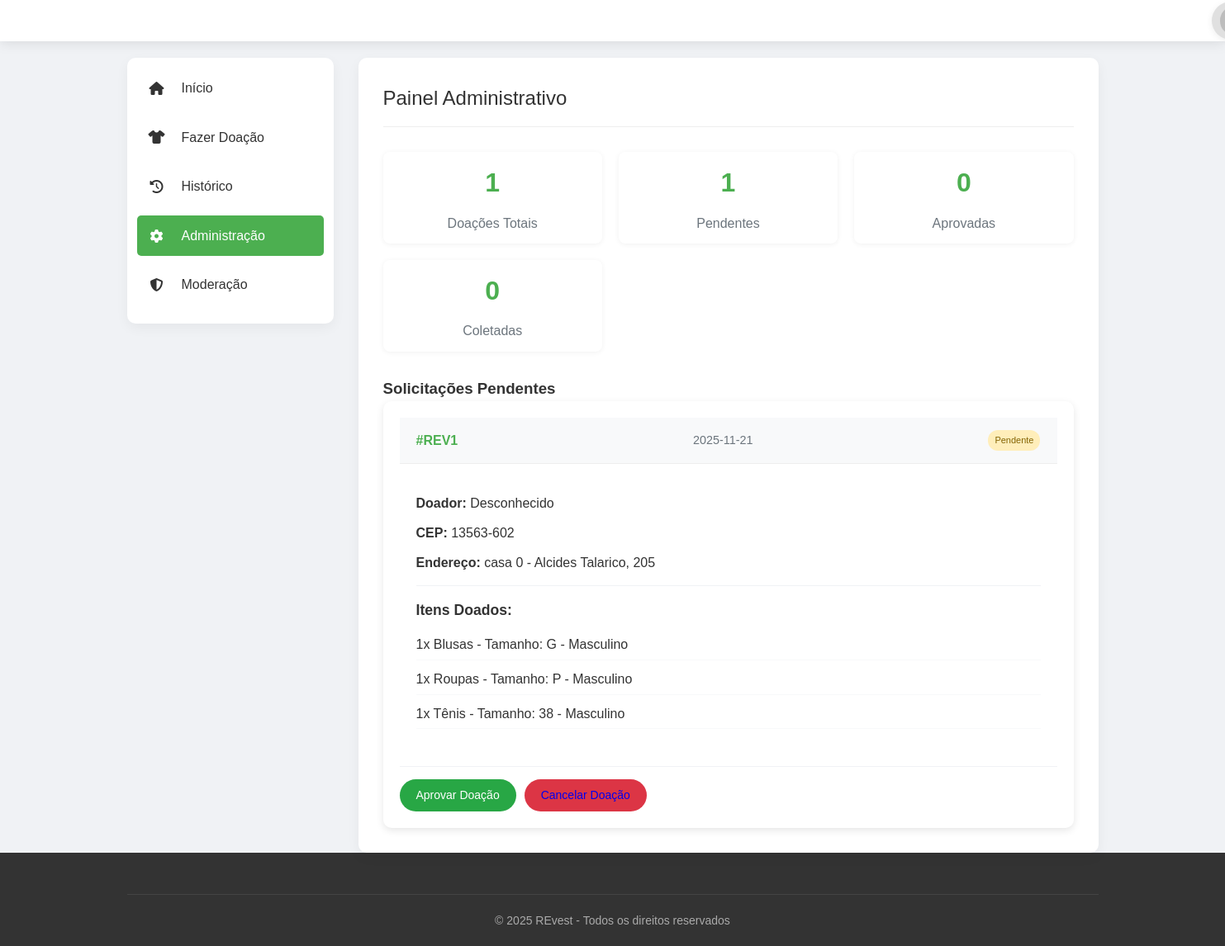
Before: /admin (signed in) with the older database file.
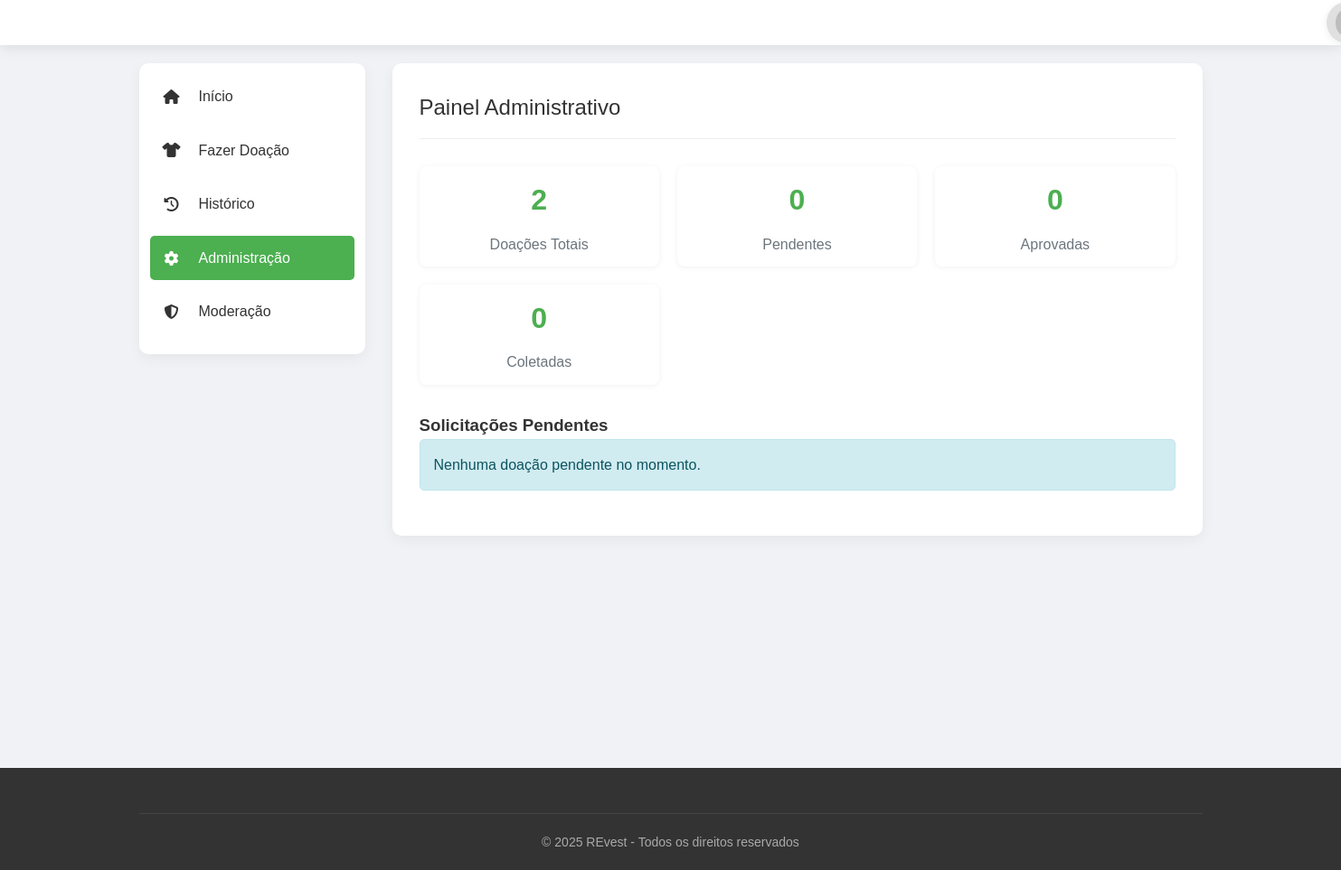
After: the same page with the newer database file.
### database.py (models this page shows, shortened)
class Doacao(db.Model):
    __tablename__ = 'doacao'
    ID_Doacao = db.Column(db.Integer, primary_key=True, autoincrement=True)
    ID_Doador = db.Column(db.Integer, db.ForeignKey('doador.ID_Doador'), nullable=False)
    Endereco_Id = db.Column(db.Integer, db.ForeignKey('endereco.ID_Endereco'), nullable=True)
    Data_Coleta = db.Column(db.Date, nullable=False)
    Data_Criacao = db.Column(db.DateTime, default=datetime.utcnow)
    Status = db.Column(db.String(50), default='pendente')  # pendente, aprovada, coletada, cancelada
    Observacoes = db.Column(db.Text, nullable=True)
    itens = db.relationship('DoacaoItem', backref='doacao', lazy=True, cascade='all, delete-orphan')
    recebimentos = db.relationship('Recebe', backref='doacao', lazy=True)

class Endereco(db.Model):
    __tablename__ = 'endereco'
    ID_Endereco = db.Column(db.Integer, primary_key=True, autoincrement=True)
    ID_Doador = db.Column(db.Integer, db.ForeignKey('doador.ID_Doador'), nullable=False)
    Tipo = db.Column(db.String(50), nullable=False)  # Residencial, Comercial, etc
    Rua = db.Column(db.String(150), nullable=False)
    Numero = db.Column(db.String(10), nullable=False)
    CEP = db.Column(db.String(10), nullable=False)
    Bairro = db.Column(db.String(100), nullable=False)
    Cidade = db.Column(db.String(100), nullable=False)
    Estado = db.Column(db.String(2), nullable=False)
    Complemento = db.Column(db.String(255), nullable=True)
    is_default = db.Column(db.Boolean, default=False)
    doador = db.relationship('Doador', backref='enderecos')
    doacoes = db.relationship('Doacao', backref='endereco', lazy=True)

class DoacaoItem(db.Model):
    __tablename__ = 'doacao_item'
    ID_Item = db.Column(db.Integer, primary_key=True, autoincrement=True)
    ID_Doacao = db.Column(db.Integer, db.ForeignKey('doacao.ID_Doacao'), nullable=False)
    Tipo = db.Column(db.String(100), nullable=False)  # roupas, calças, blusas, etc
    Tamanho = db.Column(db.String(20), nullable=True)  # P, M, G, GG, etc
    Categoria = db.Column(db.String(100), nullable=True)  # infantil, adulto, etc
    Descricao = db.Column(db.Text, nullable=True)
    Quantidade = db.Column(db.Integer, default=1)
    Data_Criacao = db.Column(db.DateTime, default=datetime.utcnow)

### app.py (the view)
@app.route('/admin')
def admin():
    print(f"DEBUG: session['user'] = {session.get('user')}, session['role'] = {session.get('role')}")
    if 'user' not in session or session.get('role') != 'admin':
        print("DEBUG: Redirecionando para home por falta de autenticação ou role incorreta.")
        return redirect(url_for('home'))
    try:
        total = Doacao.query.count()
        pendentes = Doacao.query.filter_by(Status='pendente').count()
        aprovadas = Doacao.query.filter_by(Status='aprovada').count()
        coletadas = Doacao.query.filter_by(Status='coletada').count()
        pending_raw = Doacao.query.filter_by(Status='pendente').all()
        donations = []
        for d in pending_raw:
            doador = Doador.query.get(d.ID_Doador)
            address = Endereco.query.get(d.Endereco_Id)
            itens = d.itens if hasattr(d, 'itens') else []
            donations.append({
                'id': d.ID_Doacao,
                'name': doador.Nome if doador else 'Desconhecido',
                'cep': address.CEP if address else '',
                'endereco': f"{address.Tipo} - {address.Rua}, {address.Numero}" if address else 'Endereço não disponível',
                'itens': itens,
                'status': d.Status,
                'data': d.Data_Coleta.strftime('%Y-%m-%d') if d.Data_Coleta else '',
            })
        return render_template('admin.html', total=total, pendentes=pendentes, aprovadas=aprovadas, coletadas=coletadas, donations=donations)
    except Exception as e:
        print(f"Erro ao carregar painel admin: {e}")
        return redirect(url_for('home'))

### app.py (called while the page is built)
@app.before_request
def block_muted_users_on_post():
    try:
        if request.method == 'POST' and 'user_id' in session:
            uid = session.get('user_id')
            user = Doador.query.get(uid)
            if user and getattr(user, 'is_muted', False) and session.get('role') != 'admin':
                return render_template('error.html', message='Você está silenciado e não pode realizar essa ação')
    except Exception:
        pass

@app.after_request
def add_security_headers(response):
    response.headers["Cache-Control"] = "no-store, no-cache, must-revalidate, private"
    response.headers["Pragma"] = "no-cache"
    response.headers["Expires"] = "0"
    return response

### templates/admin.html
{% extends "base_dashboard.html" %}
{% block page_css %}
<link rel="stylesheet" href="{{ url_for('static', filename='css/admin.css') }}">
<link rel="stylesheet" href="{{ url_for('static', filename='css/desktop_overrides.css') }}">
<link rel="stylesheet" href="{{ url_for('static', filename='css/mobile_admin_header.css') }}">
{% endblock %}
{% block content %}
<section class="dashboard">
    <div class="container">
        <div class="dashboard-grid">
            <div class="sidebar">
                <ul class="sidebar-menu">
                    <li><a href="/dashboard"><i class="fas fa-home"></i> Início</a></li>
                    <li><a href="/doacao"><i class="fas fa-tshirt"></i> Fazer Doação</a></li>
                    <li><a href="/historico"><i class="fas fa-history"></i> Histórico</a></li>
                    <li><a href="/admin" class="active"><i class="fas fa-cog"></i> Administração</a></li>
                    <li><a href="/moderacao"><i class="fas fa-shield-alt"></i> Moderação</a></li>
                </ul>
            </div>
            <div class="main-content">
                <div class="content-header">
                    <h2 class="content-title">Painel Administrativo</h2>
                </div>
                <div class="admin-stats">
                    <div class="stat-card">
                        <div class="stat-number">{{ total }}</div>
                        <div class="stat-title">Doações Totais</div>
                    </div>
                    <div class="stat-card">
                        <div class="stat-number">{{ pendentes }}</div>
                        <div class="stat-title">Pendentes</div>
                    </div>
                    <div class="stat-card">
                        <div class="stat-number">{{ aprovadas }}</div>
                        <div class="stat-title">Aprovadas</div>
                    </div>
                    <div class="stat-card">
                        <div class="stat-number">{{ coletadas }}</div>
                        <div class="stat-title">Coletadas</div>
                    </div>
                </div>
                <h3>Solicitações Pendentes</h3>
                {% if donations %}
                <div class="donation-list">
                    {% for donation in donations %}
                    <div class="donation-card">
                        <div class="donation-header">
                            <span class="donation-id">#REV{{ donation.id }}</span>
                            <span class="donation-date">{{ donation.data }}</span>
                            <span class="status-badge status-pending">{{ donation.status|capitalize }}</span>
                        </div>
                        <div class="donation-details">
                            <p><strong>Doador:</strong> {{ donation.name }}</p>
                            <p><strong>CEP:</strong> {{ donation.cep }}</p>
                            <p><strong>Endereço:</strong> {{ donation.endereco }}</p>
                            <div class="donation-items">
                                <h4>Itens Doados:</h4>
                                <ul>
                                    {% if donation.itens.items is defined %}
                                        {% for item, quantity in donation.itens.items() %}
                                            {% if quantity|int > 0 %}
                                                <li>{{ quantity }}x {{ item|capitalize }}</li>
                                            {% endif %}
                                        {% endfor %}
                                    {% else %}
                                        {% for it in donation.itens %}
                                            <li>{{ it.Quantidade }}x {{ it.Tipo|capitalize }}{% if it.Tamanho %} - Tamanho: {{ it.Tamanho }}{% endif %}{% if it.Categoria %} - {{ it.Categoria }}{% endif %}</li>
                                        {% endfor %}
                                    {% endif %}
                                </ul>
                            </div>
                        </div>
                        <div class="donation-actions">
                            <a href="{{ url_for('approve_donation', donation_id=donation.id) }}" class="btn btn-success">Aprovar Doação</a>
                            <a href="{{ url_for('cancel_donation', donation_id=donation.id) }}" class="btn btn-danger">Cancelar Doação</a>
                        </div>
                    </div>
                    {% endfor %}
                </div>
                {% else %}
                <div class="alert alert-info">
                    <p>Nenhuma doação pendente no momento.</p>
                </div>
                {% endif %}
            </div>
        </div>
    </div>
</section>
{% endblock %}

### templates/base_dashboard.html (shortened to what this page needs)
<!DOCTYPE html>
<html lang="pt-br">
<head>
    <link rel="stylesheet" href="{{ url_for('static', filename='css/base_dashboard.css') }}">
    <link rel="stylesheet" href="{{ url_for('static', filename='css/base.css') }}">
    {% block page_css %}{% endblock %}
    <link rel="stylesheet" href="{{ url_for('static', filename='css/mobile_dashboard.css') }}">
    <link rel="stylesheet" href="https://cdnjs.cloudflare.com/ajax/libs/font-awesome/6.4.0/css/all.min.css">
</head>
<body>
    <header>
        <div class="container">
            <nav class="navbar">
                <div class="auth-buttons">
                    <div class="account-menu-container">
                      <div class="account-menu-trigger" id="accountMenuTrigger">
                        <span class="account-icon">
                        </span>
                      </div>
                    </div>
                </div>
                </div>
    </header>
    {% block content %}
    {% endblock %}
    <footer>
        <div class="container">
            <div class="footer-bottom">
                <p>© 2025 REvest - Todos os direitos reservados</p>
            </div>
        </div>
    </footer>
</body>
</html>

### static/css/base_dashboard.css (style rules this page uses)
.account-menu-container { position: relative; display: inline-block; }
.account-menu-trigger { display: flex; align-items: center; background: #e0e0e0; border-radius: 30px; padding: 6px 16px 6px 10px; cursor: pointer; gap: 8px; box-shadow: 0 2px 8px rgba(0,0,0,0.07); transition: background 0.2s; }
.account-icon { background: #bdbdbd; border-radius: 50%; padding: 6px; display: flex; align-items: center; justify-content: center; }
.container { width: 100%; max-width: 1200px; margin: 0 auto; padding: 0 15px; }
.navbar { display: flex; justify-content: space-between; align-items: center; padding: 25px 0; position: relative; }
.auth-buttons { position: absolute; right: -260px; top: 50%; transform: translateY(-50%); }
.footer-bottom { text-align: center; padding-top: 20px; border-top: 1px solid #444; color: #aaa; font-size: 14px; }
.auth-buttons { right: 15px; }
.auth-buttons { position: static; transform: none; margin-top: 15px; }

### static/css/base.css (style rules this page uses)
.account-menu-container { position: absolute; top: -3px; right: -25px; z-index: 999; display: inline-block; }
.account-menu-trigger { display: flex; align-items: center; background: #e0e0e0; border-radius: 30px; padding: 6px 16px 6px 10px; cursor: pointer; gap: 8px; box-shadow: 0 2px 8px rgba(0,0,0,0.07); transition: background 0.2s; }
.account-icon { background: #bdbdbd; border-radius: 50%; padding: 6px; display: flex; align-items: center; justify-content: center; }
:root { --primary: #4CAF50; --primary-dark: #388E3C; --secondary: #FF9800; --accent: #2196F3; --dark: #333; --light: #f8f9fa; --gray: #6c757d; --danger: #dc3545; }
* { margin: 0; padding: 0; box-sizing: border-box; }
body { font-family: 'Poppins', sans-serif; background-color: #f0f2f5; color: var(--dark); line-height: 1.6; }
.container { width: 100%; max-width: 1200px; margin: 0 auto; padding: 0 15px; }
header { background-color: white; box-shadow: 0 2px 15px rgba(0,0,0,0.1); position: sticky; top: 0; z-index: 100; }
.navbar { display: flex; justify-content: space-between; align-items: center; padding: 25px 0; position: relative; }
.auth-buttons { position: absolute; right: -260px; top: 50%; transform: translateY(-50%); }
.dashboard { min-height: 100vh; padding-top: 20px; }
.dashboard-grid { display: grid; grid-template-columns: 250px 1fr; gap: 30px; }
.sidebar { background-color: white; border-radius: 10px; padding: 20px; box-shadow: 0 5px 15px rgba(0,0,0,0.05); height: fit-content; }
.sidebar-menu { list-style: none; }
.sidebar-menu li { margin-bottom: 10px; }
.sidebar-menu a { display: block; padding: 12px 15px; text-decoration: none; color: var(--dark); border-radius: 5px; transition: all 0.3s; }
.sidebar-menu a:hover, .sidebar-menu a.active { background-color: var(--primary); color: white; }
.sidebar-menu i { margin-right: 10px; width: 20px; text-align: center; }
.main-content { background-color: white; border-radius: 10px; padding: 30px; box-shadow: 0 5px 15px rgba(0,0,0,0.05); }
.content-header { display: flex; justify-content: space-between; align-items: center; margin-bottom: 30px; padding-bottom: 15px; border-bottom: 1px solid #eee; }
.content-title { font-size: 24px; font-weight: 500; }
.admin-stats { display: grid; grid-template-columns: repeat(auto-fit, minmax(200px, 1fr)); gap: 20px; margin-bottom: 30px; }
.stat-card { background-color: white; border-radius: 8px; padding: 20px; text-align: center; box-shadow: 0 3px 10px rgba(0,0,0,0.08); }
.stat-number { font-size: 32px; font-weight: 700; color: var(--primary); margin-bottom: 10px; }
.stat-title { color: var(--gray); }
footer { background-color: var(--dark); color: white; padding: 50px 0 20px; }
.footer-bottom { text-align: center; padding-top: 20px; border-top: 1px solid #444; color: #aaa; font-size: 14px; }
.alert { padding: 15px; border-radius: 5px; margin-bottom: 20px; }
.alert-info { background-color: #d1ecf1; color: #0c5460; border: 1px solid #bee5eb; }
.auth-buttons { display: flex; align-items: center; justify-content: flex-end; height: 70px; margin-left: auto; }

### static/css/desktop_overrides.css (style rules this page uses)
@media (min-width: 1201px) { header .navbar { padding: 25px 0; } }
@media (min-width: 1201px) { .auth-buttons { position: absolute; right: -260px; top: 50%; transform: translateY(-50%); z-index: 1000; } }
@media (min-width: 1201px) { .account-menu-container { position: absolute; top: -3px; right: -25px; z-index: 999; display: inline-block; } }

Changed rows visible on the page:
no longer on this page (row edited): Doacao: status "Pendente"
no longer on this page (row edited): Endereco: cep "13563-602"
no longer on this page (row unchanged): DoacaoItem: Quantidade "1", Tipo "Blusas", Tamanho "G", Categoria "Masculino"
no longer on this page (row unchanged): DoacaoItem: Quantidade "1", Tipo "Roupas", Tamanho "P", Categoria "Masculino"
no longer on this page (row unchanged): DoacaoItem: Quantidade "1", Tipo "Tênis", Tamanho "38", Categoria "Masculino"
Other visible differences:
{{ total }}: "1" → "2"
{{ pendentes }}: "1" → "0"
text now shown: "Nenhuma doação pendente no momento."
list line gone: "#REV 1 2025-11-21 Doador: Desconhecido CEP: Endereço: casa 0 - Alcides Talarico, 205 Itens Doados: Aprovar Doação Cancelar Doação"
